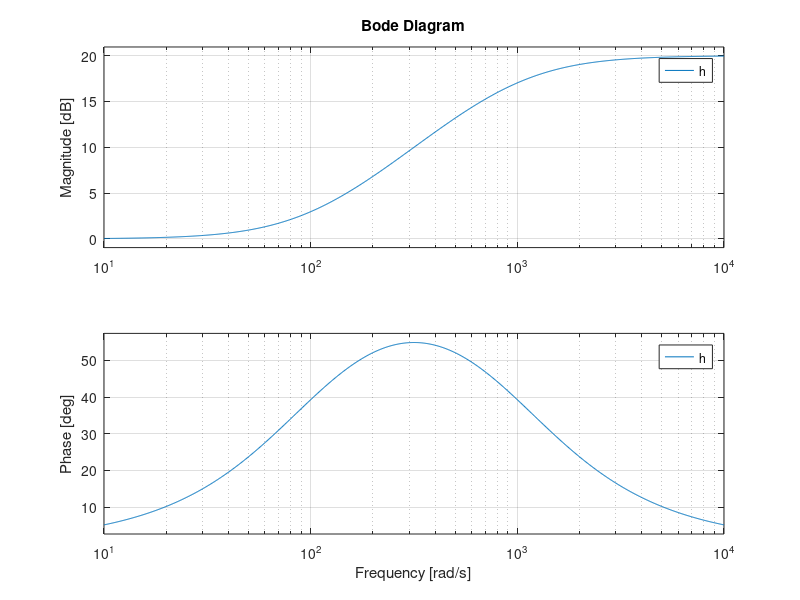

Reproduce this figure in MATLAB.
% Snehal Gupta
% 2016201
%% Question1 b) 1
C=1*10^-9;
R1=2*10^3;
R2=100*10^3;
%w=-20:20;
%h=@(w)-R2./R1*(1+R2*1i*w*C);
%plot(abs(h(w)));
h= tf([- R2],[R1 * R2 * C R1]);
bode(h);
%% Question1 b) 2
C=1*10^-9;
R1=2*10^3;
R2=300*10^3;
%w=-20:20;
%h=@(w)-R2./R1*(1+R2*1i*w*C);
%plot(abs(h(w)));
h= tf([- R2],[R1 * R2 * C R1]);
bode(h);
%% Question 1 b) 3
C=1*10^-9;
R1=2*10^3;
R2=500*10^3;
%w=-20:20;
%h=@(w)-R2./R1*(1+R2*1i*w*C);
%plot(abs(h(w)));
h= tf([- R2],[R1 * R2 * C R1]);
bode(h);
%% Question 2 b)
C1 = 0.1 * 10^-6;
C2 = 1000 * 10^-6;
R1 = 10*10^3;
R2 = 10;
[ z,p,k] = tf2zp([ R2*C2 1],[R1*C1 1]);
display(z);
display(p);
h=tf([ R2*C2 1],[R1*C1 1]);
bode(h); 
